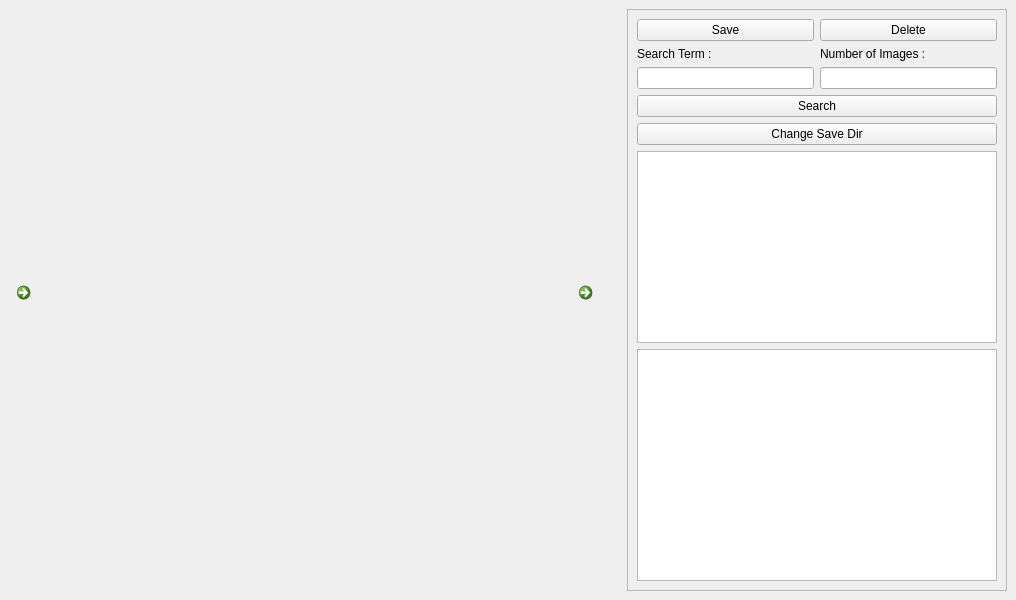
<?xml version="1.0" encoding="UTF-8"?>
<ui version="4.0">
 <class>MainWindow</class>
 <widget class="QMainWindow" name="MainWindow">
  <property name="geometry">
   <rect>
    <x>0</x>
    <y>0</y>
    <width>1016</width>
    <height>600</height>
   </rect>
  </property>
  <property name="cursor">
   <cursorShape>ArrowCursor</cursorShape>
  </property>
  <property name="windowTitle">
   <string>Google Image Downloader</string>
  </property>
  <widget class="QWidget" name="centralwidget">
   <layout class="QGridLayout" name="gridLayout">
    <item row="2" column="2">
     <widget class="QCommandLinkButton" name="next_image_button">
      <property name="sizePolicy">
       <sizepolicy hsizetype="Preferred" vsizetype="Preferred">
        <horstretch>0</horstretch>
        <verstretch>0</verstretch>
       </sizepolicy>
      </property>
      <property name="minimumSize">
       <size>
        <width>40</width>
        <height>40</height>
       </size>
      </property>
      <property name="maximumSize">
       <size>
        <width>50</width>
        <height>50</height>
       </size>
      </property>
      <property name="cursor">
       <cursorShape>OpenHandCursor</cursorShape>
      </property>
      <property name="text">
       <string/>
      </property>
      <property name="icon">
       <iconset theme="next"/>
      </property>
      <property name="checkable">
       <bool>false</bool>
      </property>
      <property name="checked">
       <bool>false</bool>
      </property>
     </widget>
    </item>
    <item row="2" column="3">
     <widget class="QFrame" name="frame">
      <property name="sizePolicy">
       <sizepolicy hsizetype="MinimumExpanding" vsizetype="MinimumExpanding">
        <horstretch>0</horstretch>
        <verstretch>0</verstretch>
       </sizepolicy>
      </property>
      <property name="frameShape">
       <enum>QFrame::StyledPanel</enum>
      </property>
      <property name="frameShadow">
       <enum>QFrame::Raised</enum>
      </property>
      <layout class="QGridLayout" name="gridLayout_2">
       <item row="2" column="0">
        <widget class="QLineEdit" name="search_term_text_box"/>
       </item>
       <item row="1" column="1">
        <widget class="QLabel" name="label_3">
         <property name="text">
          <string>Number of Images :</string>
         </property>
        </widget>
       </item>
       <item row="0" column="1">
        <widget class="QPushButton" name="delete_button">
         <property name="text">
          <string>Delete</string>
         </property>
        </widget>
       </item>
       <item row="2" column="1">
        <widget class="QLineEdit" name="num_images_text_box"/>
       </item>
       <item row="1" column="0">
        <widget class="QLabel" name="label_2">
         <property name="text">
          <string>Search Term :</string>
         </property>
        </widget>
       </item>
       <item row="5" column="0" colspan="2">
        <widget class="QListWidget" name="saved_url">
         <property name="sizePolicy">
          <sizepolicy hsizetype="Preferred" vsizetype="Preferred">
           <horstretch>0</horstretch>
           <verstretch>0</verstretch>
          </sizepolicy>
         </property>
        </widget>
       </item>
       <item row="6" column="0" colspan="2">
        <widget class="QListWidget" name="loaded_url"/>
       </item>
       <item row="0" column="0">
        <widget class="QPushButton" name="save_button">
         <property name="text">
          <string>Save</string>
         </property>
        </widget>
       </item>
       <item row="3" column="0" colspan="2">
        <widget class="QPushButton" name="search_button">
         <property name="text">
          <string>Search</string>
         </property>
        </widget>
       </item>
       <item row="4" column="0" colspan="2">
        <widget class="QPushButton" name="pushButton">
         <property name="text">
          <string>Change Save Dir</string>
         </property>
        </widget>
       </item>
      </layout>
     </widget>
    </item>
    <item row="2" column="0">
     <widget class="QCommandLinkButton" name="previous_image_button">
      <property name="minimumSize">
       <size>
        <width>40</width>
        <height>40</height>
       </size>
      </property>
      <property name="maximumSize">
       <size>
        <width>50</width>
        <height>50</height>
       </size>
      </property>
      <property name="cursor">
       <cursorShape>OpenHandCursor</cursorShape>
      </property>
      <property name="text">
       <string/>
      </property>
      <property name="icon">
       <iconset theme="previous"/>
      </property>
     </widget>
    </item>
    <item row="2" column="1">
     <widget class="QLabel" name="image_view">
      <property name="sizePolicy">
       <sizepolicy hsizetype="MinimumExpanding" vsizetype="Preferred">
        <horstretch>0</horstretch>
        <verstretch>0</verstretch>
       </sizepolicy>
      </property>
      <property name="minimumSize">
       <size>
        <width>500</width>
        <height>300</height>
       </size>
      </property>
      <property name="maximumSize">
       <size>
        <width>1200</width>
        <height>1000</height>
       </size>
      </property>
      <property name="text">
       <string/>
      </property>
     </widget>
    </item>
   </layout>
  </widget>
 </widget>
 <resources/>
 <connections/>
</ui>
